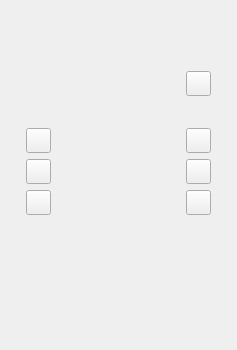
<?xml version="1.0" encoding="UTF-8"?>
<ui version="4.0">
 <class>TrikDisplayWidget</class>
 <widget class="QWidget" name="TrikDisplayWidget">
  <property name="geometry">
   <rect>
    <x>0</x>
    <y>0</y>
    <width>237</width>
    <height>350</height>
   </rect>
  </property>
  <property name="windowTitle">
   <string>Trik Display</string>
  </property>
  <property name="styleSheet">
   <string notr="true">QPushButton{
	border-image: url(://icons/button_off.png);
}
QPushButton:pressed{
	border-image: url(://icons/button_on.png);
}
</string>
  </property>
  <layout class="QGridLayout" name="gridLayout">
   <property name="layoutHorizontalSpacing" stdset="0">
    <number>0</number>
   </property>
   <property name="layoutVerticalSpacing" stdset="0">
    <number>0</number>
   </property>
   <item row="1" column="4">
    <widget class="QPushButton" name="buttonPower">
     <property name="sizePolicy">
      <sizepolicy hsizetype="Minimum" vsizetype="Minimum">
       <horstretch>1</horstretch>
       <verstretch>1</verstretch>
      </sizepolicy>
     </property>
     <property name="minimumSize">
      <size>
       <width>25</width>
       <height>25</height>
      </size>
     </property>
     <property name="maximumSize">
      <size>
       <width>25</width>
       <height>25</height>
      </size>
     </property>
     <property name="focusPolicy">
      <enum>Qt::NoFocus</enum>
     </property>
     <property name="flat">
      <bool>false</bool>
     </property>
    </widget>
   </item>
   <item row="1" column="5" rowspan="5">
    <widget class="QWidget" name="widget_4" native="true">
     <property name="sizePolicy">
      <sizepolicy hsizetype="Preferred" vsizetype="Preferred">
       <horstretch>2</horstretch>
       <verstretch>0</verstretch>
      </sizepolicy>
     </property>
    </widget>
   </item>
   <item row="6" column="2" colspan="2">
    <widget class="QWidget" name="widget" native="true">
     <property name="sizePolicy">
      <sizepolicy hsizetype="Preferred" vsizetype="Preferred">
       <horstretch>0</horstretch>
       <verstretch>11</verstretch>
      </sizepolicy>
     </property>
    </widget>
   </item>
   <item row="5" column="4">
    <widget class="QPushButton" name="buttonEnter">
     <property name="sizePolicy">
      <sizepolicy hsizetype="Minimum" vsizetype="Minimum">
       <horstretch>1</horstretch>
       <verstretch>1</verstretch>
      </sizepolicy>
     </property>
     <property name="minimumSize">
      <size>
       <width>25</width>
       <height>25</height>
      </size>
     </property>
     <property name="maximumSize">
      <size>
       <width>25</width>
       <height>25</height>
      </size>
     </property>
     <property name="focusPolicy">
      <enum>Qt::NoFocus</enum>
     </property>
     <property name="flat">
      <bool>false</bool>
     </property>
    </widget>
   </item>
   <item row="3" column="4">
    <widget class="QPushButton" name="buttonEscape">
     <property name="sizePolicy">
      <sizepolicy hsizetype="Minimum" vsizetype="Minimum">
       <horstretch>1</horstretch>
       <verstretch>1</verstretch>
      </sizepolicy>
     </property>
     <property name="minimumSize">
      <size>
       <width>25</width>
       <height>25</height>
      </size>
     </property>
     <property name="maximumSize">
      <size>
       <width>25</width>
       <height>25</height>
      </size>
     </property>
     <property name="focusPolicy">
      <enum>Qt::NoFocus</enum>
     </property>
     <property name="flat">
      <bool>false</bool>
     </property>
    </widget>
   </item>
   <item row="0" column="2" colspan="2">
    <widget class="QWidget" name="widget_2" native="true">
     <property name="sizePolicy">
      <sizepolicy hsizetype="Preferred" vsizetype="Preferred">
       <horstretch>0</horstretch>
       <verstretch>5</verstretch>
      </sizepolicy>
     </property>
     <widget class="QFrame" name="led">
      <property name="geometry">
       <rect>
        <x>40</x>
        <y>30</y>
        <width>21</width>
        <height>20</height>
       </rect>
      </property>
      <property name="autoFillBackground">
       <bool>true</bool>
      </property>
      <property name="styleSheet">
       <string notr="true"/>
      </property>
      <property name="frameShape">
       <enum>QFrame::Panel</enum>
      </property>
      <property name="frameShadow">
       <enum>QFrame::Raised</enum>
      </property>
      <property name="lineWidth">
       <number>0</number>
      </property>
     </widget>
    </widget>
   </item>
   <item row="4" column="1">
    <widget class="QPushButton" name="buttonLeft">
     <property name="sizePolicy">
      <sizepolicy hsizetype="Minimum" vsizetype="Minimum">
       <horstretch>1</horstretch>
       <verstretch>1</verstretch>
      </sizepolicy>
     </property>
     <property name="minimumSize">
      <size>
       <width>25</width>
       <height>25</height>
      </size>
     </property>
     <property name="maximumSize">
      <size>
       <width>25</width>
       <height>25</height>
      </size>
     </property>
     <property name="focusPolicy">
      <enum>Qt::NoFocus</enum>
     </property>
     <property name="flat">
      <bool>false</bool>
     </property>
    </widget>
   </item>
   <item row="1" column="0" rowspan="5">
    <widget class="QWidget" name="widget_5" native="true">
     <property name="sizePolicy">
      <sizepolicy hsizetype="Preferred" vsizetype="Preferred">
       <horstretch>2</horstretch>
       <verstretch>0</verstretch>
      </sizepolicy>
     </property>
    </widget>
   </item>
   <item row="5" column="1">
    <widget class="QPushButton" name="buttonDown">
     <property name="sizePolicy">
      <sizepolicy hsizetype="Minimum" vsizetype="Minimum">
       <horstretch>1</horstretch>
       <verstretch>1</verstretch>
      </sizepolicy>
     </property>
     <property name="minimumSize">
      <size>
       <width>25</width>
       <height>25</height>
      </size>
     </property>
     <property name="maximumSize">
      <size>
       <width>25</width>
       <height>25</height>
      </size>
     </property>
     <property name="focusPolicy">
      <enum>Qt::NoFocus</enum>
     </property>
     <property name="flat">
      <bool>false</bool>
     </property>
    </widget>
   </item>
   <item row="4" column="4">
    <widget class="QPushButton" name="buttonRight">
     <property name="sizePolicy">
      <sizepolicy hsizetype="Minimum" vsizetype="Minimum">
       <horstretch>1</horstretch>
       <verstretch>1</verstretch>
      </sizepolicy>
     </property>
     <property name="minimumSize">
      <size>
       <width>25</width>
       <height>25</height>
      </size>
     </property>
     <property name="maximumSize">
      <size>
       <width>25</width>
       <height>25</height>
      </size>
     </property>
     <property name="focusPolicy">
      <enum>Qt::NoFocus</enum>
     </property>
     <property name="flat">
      <bool>false</bool>
     </property>
    </widget>
   </item>
   <item row="3" column="1">
    <widget class="QPushButton" name="buttonUp">
     <property name="sizePolicy">
      <sizepolicy hsizetype="Minimum" vsizetype="Minimum">
       <horstretch>1</horstretch>
       <verstretch>1</verstretch>
      </sizepolicy>
     </property>
     <property name="minimumSize">
      <size>
       <width>25</width>
       <height>25</height>
      </size>
     </property>
     <property name="maximumSize">
      <size>
       <width>25</width>
       <height>25</height>
      </size>
     </property>
     <property name="focusPolicy">
      <enum>Qt::NoFocus</enum>
     </property>
     <property name="flat">
      <bool>false</bool>
     </property>
    </widget>
   </item>
   <item row="2" column="4">
    <spacer name="verticalSpacer">
     <property name="orientation">
      <enum>Qt::Vertical</enum>
     </property>
     <property name="sizeHint" stdset="0">
      <size>
       <width>20</width>
       <height>20</height>
      </size>
     </property>
    </spacer>
   </item>
   <item row="1" column="2" rowspan="5" colspan="2">
    <widget class="graphicsUtils::PaintWidget" name="display" native="true">
     <property name="sizePolicy">
      <sizepolicy hsizetype="Preferred" vsizetype="Preferred">
       <horstretch>13</horstretch>
       <verstretch>0</verstretch>
      </sizepolicy>
     </property>
    </widget>
   </item>
  </layout>
 </widget>
 <customwidgets>
  <customwidget>
   <class>graphicsUtils::PaintWidget</class>
   <extends>QWidget</extends>
   <header>qrutils/graphicsUtils/paintWidget.h</header>
   <container>1</container>
  </customwidget>
 </customwidgets>
 <resources/>
 <connections/>
</ui>
